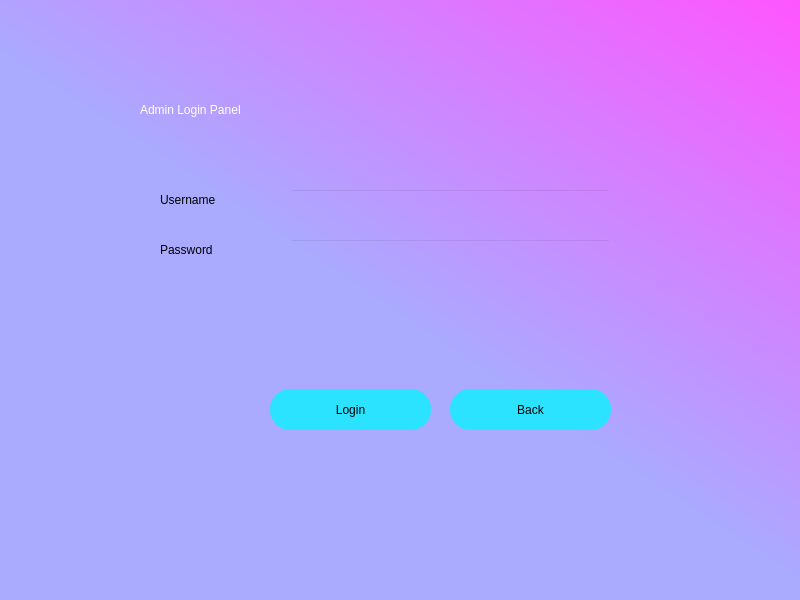
<?xml version="1.0" encoding="UTF-8"?>
<ui version="4.0">
 <class>Dialog</class>
 <widget class="QDialog" name="Dialog">
  <property name="geometry">
   <rect>
    <x>0</x>
    <y>0</y>
    <width>800</width>
    <height>600</height>
   </rect>
  </property>
  <property name="windowTitle">
   <string>Dialog</string>
  </property>
  <widget class="QWidget" name="widget" native="true">
   <property name="geometry">
    <rect>
     <x>-10</x>
     <y>-1</y>
     <width>811</width>
     <height>601</height>
    </rect>
   </property>
   <property name="styleSheet">
    <string notr="true">QWidget#widget{
background-color: qlineargradient(spread:pad, x1:0.517, y1:0.539773, x2:1, y2:0, stop:0 rgba(170, 170, 255, 255), stop:1 rgba(255, 85, 255, 255))}</string>
   </property>
   <widget class="QLabel" name="welcome">
    <property name="geometry">
     <rect>
      <x>150</x>
      <y>70</y>
      <width>511</width>
      <height>81</height>
     </rect>
    </property>
    <property name="styleSheet">
     <string notr="true">font: 46pt &quot;MS Shell Dlg 2&quot;;
color: rgb(255, 255, 255);</string>
    </property>
    <property name="text">
     <string>Admin Login Panel</string>
    </property>
   </widget>
   <widget class="QPushButton" name="login">
    <property name="geometry">
     <rect>
      <x>280</x>
      <y>390</y>
      <width>161</width>
      <height>41</height>
     </rect>
    </property>
    <property name="styleSheet">
     <string notr="true">border-radius:20px;
background-color: rgb(44, 227, 255);
font: 14pt &quot;MS Shell Dlg 2&quot;;</string>
    </property>
    <property name="text">
     <string>Login</string>
    </property>
   </widget>
   <widget class="QLineEdit" name="username_txtbox">
    <property name="geometry">
     <rect>
      <x>300</x>
      <y>190</y>
      <width>321</width>
      <height>31</height>
     </rect>
    </property>
    <property name="styleSheet">
     <string notr="true">background-color: rgba(0, 0, 0, 0);
font: 12pt &quot;MS Shell Dlg 2&quot;;</string>
    </property>
   </widget>
   <widget class="QLineEdit" name="password_txtbox">
    <property name="geometry">
     <rect>
      <x>300</x>
      <y>240</y>
      <width>321</width>
      <height>31</height>
     </rect>
    </property>
    <property name="styleSheet">
     <string notr="true">background-color: rgba(0, 0, 0, 0);
font: 12pt &quot;MS Shell Dlg 2&quot;;</string>
    </property>
   </widget>
   <widget class="QLabel" name="username">
    <property name="geometry">
     <rect>
      <x>170</x>
      <y>190</y>
      <width>121</width>
      <height>21</height>
     </rect>
    </property>
    <property name="styleSheet">
     <string notr="true">font: 20pt &quot;MS Shell Dlg 2&quot;;</string>
    </property>
    <property name="text">
     <string>Username</string>
    </property>
   </widget>
   <widget class="QLabel" name="password">
    <property name="geometry">
     <rect>
      <x>170</x>
      <y>240</y>
      <width>121</width>
      <height>21</height>
     </rect>
    </property>
    <property name="styleSheet">
     <string notr="true">font: 20pt &quot;MS Shell Dlg 2&quot;;</string>
    </property>
    <property name="text">
     <string>Password</string>
    </property>
   </widget>
   <widget class="QLabel" name="errormessage">
    <property name="geometry">
     <rect>
      <x>300</x>
      <y>280</y>
      <width>321</width>
      <height>41</height>
     </rect>
    </property>
    <property name="styleSheet">
     <string notr="true">color: rgb(255, 0, 0);
font: 16pt &quot;MS Shell Dlg 2&quot;;</string>
    </property>
    <property name="text">
     <string/>
    </property>
   </widget>
   <widget class="QPushButton" name="back_bttn">
    <property name="geometry">
     <rect>
      <x>460</x>
      <y>390</y>
      <width>161</width>
      <height>41</height>
     </rect>
    </property>
    <property name="styleSheet">
     <string notr="true">border-radius:20px;
background-color: rgb(44, 227, 255);
font: 14pt &quot;MS Shell Dlg 2&quot;;</string>
    </property>
    <property name="text">
     <string>Back</string>
    </property>
   </widget>
  </widget>
 </widget>
 <resources/>
 <connections/>
</ui>
